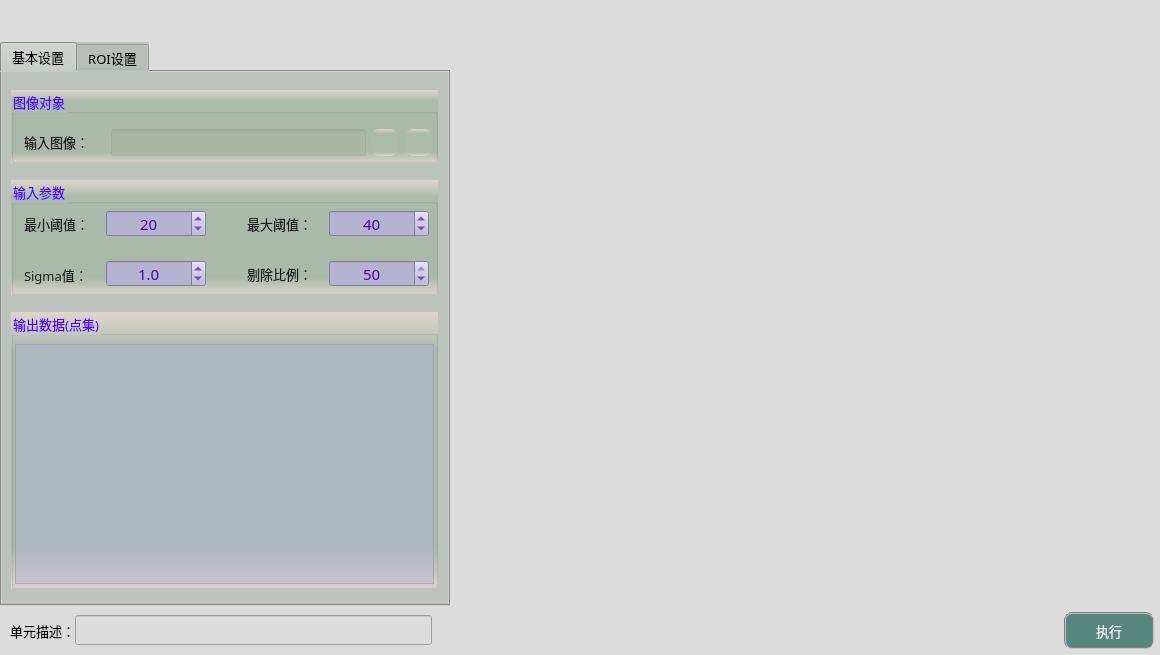
<?xml version="1.0" encoding="UTF-8"?>
<ui version="4.0">
 <class>frmGetContourPointsClass</class>
 <widget class="QDialog" name="frmGetContourPointsClass">
  <property name="geometry">
   <rect>
    <x>0</x>
    <y>0</y>
    <width>1160</width>
    <height>655</height>
   </rect>
  </property>
  <property name="sizePolicy">
   <sizepolicy hsizetype="Fixed" vsizetype="Fixed">
    <horstretch>0</horstretch>
    <verstretch>0</verstretch>
   </sizepolicy>
  </property>
  <property name="minimumSize">
   <size>
    <width>1160</width>
    <height>655</height>
   </size>
  </property>
  <property name="maximumSize">
   <size>
    <width>1160</width>
    <height>655</height>
   </size>
  </property>
  <property name="windowTitle">
   <string>获取边界点</string>
  </property>
  <property name="styleSheet">
   <string notr="true">background-color: rgb(220, 220, 220);</string>
  </property>
  <layout class="QGridLayout" name="gridLayout">
   <property name="leftMargin">
    <number>0</number>
   </property>
   <property name="topMargin">
    <number>0</number>
   </property>
   <property name="rightMargin">
    <number>0</number>
   </property>
   <property name="bottomMargin">
    <number>0</number>
   </property>
   <property name="spacing">
    <number>1</number>
   </property>
   <item row="3" column="0" colspan="3">
    <layout class="QHBoxLayout" name="horizontalLayout">
     <property name="spacing">
      <number>0</number>
     </property>
     <property name="bottomMargin">
      <number>6</number>
     </property>
     <item>
      <spacer name="horizontalSpacer">
       <property name="orientation">
        <enum>Qt::Horizontal</enum>
       </property>
       <property name="sizeType">
        <enum>QSizePolicy::Fixed</enum>
       </property>
       <property name="sizeHint" stdset="0">
        <size>
         <width>10</width>
         <height>20</height>
        </size>
       </property>
      </spacer>
     </item>
     <item>
      <widget class="QLabel" name="label_3">
       <property name="sizePolicy">
        <sizepolicy hsizetype="Fixed" vsizetype="Fixed">
         <horstretch>0</horstretch>
         <verstretch>0</verstretch>
        </sizepolicy>
       </property>
       <property name="maximumSize">
        <size>
         <width>83</width>
         <height>25</height>
        </size>
       </property>
       <property name="font">
        <font>
         <family>微软雅黑</family>
         <pointsize>10</pointsize>
        </font>
       </property>
       <property name="styleSheet">
        <string notr="true">background-color: rgba(255, 255, 255, 0);</string>
       </property>
       <property name="text">
        <string>单元描述：</string>
       </property>
      </widget>
     </item>
     <item>
      <widget class="QLineEdit" name="txtDescribe">
       <property name="sizePolicy">
        <sizepolicy hsizetype="Fixed" vsizetype="Fixed">
         <horstretch>0</horstretch>
         <verstretch>0</verstretch>
        </sizepolicy>
       </property>
       <property name="minimumSize">
        <size>
         <width>357</width>
         <height>30</height>
        </size>
       </property>
       <property name="maximumSize">
        <size>
         <width>16777215</width>
         <height>30</height>
        </size>
       </property>
       <property name="font">
        <font>
         <family>微软雅黑</family>
         <pointsize>10</pointsize>
        </font>
       </property>
      </widget>
     </item>
     <item>
      <spacer name="horizontalSpacer_8">
       <property name="orientation">
        <enum>Qt::Horizontal</enum>
       </property>
       <property name="sizeHint" stdset="0">
        <size>
         <width>40</width>
         <height>20</height>
        </size>
       </property>
      </spacer>
     </item>
     <item>
      <widget class="QPushButton" name="btnExecute">
       <property name="minimumSize">
        <size>
         <width>90</width>
         <height>37</height>
        </size>
       </property>
       <property name="font">
        <font>
         <family>微软雅黑</family>
         <pointsize>10</pointsize>
        </font>
       </property>
       <property name="styleSheet">
        <string notr="true">QWidget{ background-color: rgb(85, 135, 127);}
QWidget{ color: rgb(235, 235, 235);}
QWidget{ border: 2px groove gray;border-radius: 8px;padding: 2px 4px;}
QPushButton:hover{ background-color: rgb(85, 155, 127);}
QPushButton:pressed{background-color: rgb(85, 175, 127);}</string>
       </property>
       <property name="text">
        <string>执行</string>
       </property>
      </widget>
     </item>
     <item>
      <spacer name="horizontalSpacer_2">
       <property name="orientation">
        <enum>Qt::Horizontal</enum>
       </property>
       <property name="sizeType">
        <enum>QSizePolicy::Fixed</enum>
       </property>
       <property name="sizeHint" stdset="0">
        <size>
         <width>6</width>
         <height>20</height>
        </size>
       </property>
      </spacer>
     </item>
    </layout>
   </item>
   <item row="0" column="2">
    <spacer name="verticalSpacer">
     <property name="orientation">
      <enum>Qt::Vertical</enum>
     </property>
     <property name="sizeType">
      <enum>QSizePolicy::Fixed</enum>
     </property>
     <property name="sizeHint" stdset="0">
      <size>
       <width>20</width>
       <height>42</height>
      </size>
     </property>
    </spacer>
   </item>
   <item row="0" column="0">
    <spacer name="verticalSpacer_2">
     <property name="orientation">
      <enum>Qt::Vertical</enum>
     </property>
     <property name="sizeType">
      <enum>QSizePolicy::Fixed</enum>
     </property>
     <property name="sizeHint" stdset="0">
      <size>
       <width>20</width>
       <height>42</height>
      </size>
     </property>
    </spacer>
   </item>
   <item row="1" column="2">
    <layout class="QGridLayout" name="imageLayout">
     <property name="spacing">
      <number>1</number>
     </property>
    </layout>
   </item>
   <item row="1" column="1">
    <spacer name="horizontalSpacer_3">
     <property name="orientation">
      <enum>Qt::Horizontal</enum>
     </property>
     <property name="sizeType">
      <enum>QSizePolicy::Fixed</enum>
     </property>
     <property name="sizeHint" stdset="0">
      <size>
       <width>3</width>
       <height>20</height>
      </size>
     </property>
    </spacer>
   </item>
   <item row="2" column="0">
    <spacer name="verticalSpacer_4">
     <property name="orientation">
      <enum>Qt::Vertical</enum>
     </property>
     <property name="sizeType">
      <enum>QSizePolicy::Fixed</enum>
     </property>
     <property name="sizeHint" stdset="0">
      <size>
       <width>20</width>
       <height>5</height>
      </size>
     </property>
    </spacer>
   </item>
   <item row="1" column="0">
    <widget class="QTabWidget" name="tabWidget">
     <property name="sizePolicy">
      <sizepolicy hsizetype="Fixed" vsizetype="Expanding">
       <horstretch>0</horstretch>
       <verstretch>0</verstretch>
      </sizepolicy>
     </property>
     <property name="minimumSize">
      <size>
       <width>450</width>
       <height>550</height>
      </size>
     </property>
     <property name="maximumSize">
      <size>
       <width>16777215</width>
       <height>16777215</height>
      </size>
     </property>
     <property name="font">
      <font>
       <family>微软雅黑</family>
       <pointsize>10</pointsize>
      </font>
     </property>
     <property name="styleSheet">
      <string notr="true">background-color: #bcc2bc;</string>
     </property>
     <property name="currentIndex">
      <number>0</number>
     </property>
     <widget class="QWidget" name="tab">
      <attribute name="title">
       <string>基本设置</string>
      </attribute>
      <widget class="QGroupBox" name="groupCamera">
       <property name="geometry">
        <rect>
         <x>9</x>
         <y>18</y>
         <width>427</width>
         <height>73</height>
        </rect>
       </property>
       <property name="font">
        <font>
         <family>微软雅黑</family>
         <pointsize>10</pointsize>
        </font>
       </property>
       <property name="styleSheet">
        <string notr="true">background-color: qlineargradient(x1:0, y1:0, x2:0, y2:1, stop:0 #dfd5cf, stop: 0.15 #acbbac, stop: 0.85 #acbbac,stop:1 #dfd5cf);
color: rgb(85, 0, 255);</string>
       </property>
       <property name="title">
        <string>图像对象</string>
       </property>
       <widget class="QLabel" name="label_4">
        <property name="geometry">
         <rect>
          <x>13</x>
          <y>42</y>
          <width>79</width>
          <height>19</height>
         </rect>
        </property>
        <property name="font">
         <font>
          <family>微软雅黑</family>
          <pointsize>10</pointsize>
         </font>
        </property>
        <property name="styleSheet">
         <string notr="true">color: rgb(30, 30, 30);
background: transparent;</string>
        </property>
        <property name="text">
         <string>输入图像：</string>
        </property>
       </widget>
       <widget class="QLineEdit" name="txtLinkImage">
        <property name="geometry">
         <rect>
          <x>100</x>
          <y>39</y>
          <width>255</width>
          <height>27</height>
         </rect>
        </property>
        <property name="font">
         <font>
          <family>微软雅黑</family>
          <pointsize>10</pointsize>
         </font>
        </property>
        <property name="styleSheet">
         <string notr="true">color: rgb(0, 0, 200);
background-color: rgba(170, 170, 127,50);</string>
        </property>
        <property name="alignment">
         <set>Qt::AlignCenter</set>
        </property>
        <property name="readOnly">
         <bool>true</bool>
        </property>
       </widget>
       <widget class="QPushButton" name="btnLinkImage">
        <property name="geometry">
         <rect>
          <x>360</x>
          <y>39</y>
          <width>27</width>
          <height>27</height>
         </rect>
        </property>
        <property name="toolTip">
         <string>链接图像</string>
        </property>
        <property name="styleSheet">
         <string notr="true">QWidget{ border:none;border-radius: 8px;padding: 2px 4px;}
QPushButton:hover{ background-color: rgba(85, 150, 127, 100);}
QPushButton:pressed{background-color: rgba(85, 180, 127, 160);}</string>
        </property>
        <property name="text">
         <string/>
        </property>
        <property name="icon">
         <iconset resource="sub_res.qrc">
          <normaloff>:/resource/link.png</normaloff>:/resource/link.png</iconset>
        </property>
        <property name="iconSize">
         <size>
          <width>27</width>
          <height>27</height>
         </size>
        </property>
       </widget>
       <widget class="QPushButton" name="btnDelLinkImage">
        <property name="geometry">
         <rect>
          <x>394</x>
          <y>39</y>
          <width>27</width>
          <height>27</height>
         </rect>
        </property>
        <property name="toolTip">
         <string>删除图像链接</string>
        </property>
        <property name="styleSheet">
         <string notr="true">QWidget{ border:none;border-radius: 8px;padding: 2px 4px;}
QPushButton:hover{ background-color: rgba(226, 142, 162, 100);}
QPushButton:pressed{background-color: rgba(226, 172, 162, 200);}</string>
        </property>
        <property name="text">
         <string/>
        </property>
        <property name="icon">
         <iconset resource="sub_res.qrc">
          <normaloff>:/resource/del_link.png</normaloff>:/resource/del_link.png</iconset>
        </property>
        <property name="iconSize">
         <size>
          <width>27</width>
          <height>27</height>
         </size>
        </property>
       </widget>
      </widget>
      <widget class="QGroupBox" name="groupC2">
       <property name="geometry">
        <rect>
         <x>9</x>
         <y>108</y>
         <width>427</width>
         <height>115</height>
        </rect>
       </property>
       <property name="font">
        <font>
         <family>微软雅黑</family>
         <pointsize>10</pointsize>
        </font>
       </property>
       <property name="styleSheet">
        <string notr="true">background-color: qlineargradient(x1:0, y1:0, x2:0, y2:1, stop:0 #dfd5cf, stop: 0.15 #acbbac, stop: 0.85 #acbbac,stop:1 #dfd5cf);
color: rgb(85, 0, 255);</string>
       </property>
       <property name="title">
        <string>输入参数</string>
       </property>
       <widget class="QLabel" name="label_7">
        <property name="geometry">
         <rect>
          <x>13</x>
          <y>34</y>
          <width>79</width>
          <height>19</height>
         </rect>
        </property>
        <property name="font">
         <font>
          <family>微软雅黑</family>
          <pointsize>10</pointsize>
          <weight>50</weight>
          <bold>false</bold>
         </font>
        </property>
        <property name="styleSheet">
         <string notr="true">color: rgb(30, 30, 30);
background: transparent;</string>
        </property>
        <property name="text">
         <string>最小阈值：</string>
        </property>
       </widget>
       <widget class="QSpinBox" name="spinMaxThreshold">
        <property name="geometry">
         <rect>
          <x>318</x>
          <y>30</y>
          <width>100</width>
          <height>27</height>
         </rect>
        </property>
        <property name="font">
         <font>
          <family>微软雅黑</family>
          <pointsize>11</pointsize>
         </font>
        </property>
        <property name="toolTip">
         <string>cv::Canny</string>
        </property>
        <property name="styleSheet">
         <string notr="true">QWidget{color: rgb(85, 0, 155);background-color: rgb(180, 180, 210);}
QSpinBox::up-button{
    border:transparent;
}
QSpinBox::down-button{
    border:transparent;
}
QSpinBox::up-arrow{
    image:url(:/resource/up.png);
}
QSpinBox::down-arrow{
    image:url(:/resource/down.png);
}</string>
        </property>
        <property name="alignment">
         <set>Qt::AlignCenter</set>
        </property>
        <property name="minimum">
         <number>1</number>
        </property>
        <property name="maximum">
         <number>255</number>
        </property>
        <property name="value">
         <number>40</number>
        </property>
       </widget>
       <widget class="QLabel" name="label_8">
        <property name="geometry">
         <rect>
          <x>236</x>
          <y>34</y>
          <width>73</width>
          <height>19</height>
         </rect>
        </property>
        <property name="font">
         <font>
          <family>微软雅黑</family>
          <pointsize>10</pointsize>
          <weight>50</weight>
          <bold>false</bold>
         </font>
        </property>
        <property name="styleSheet">
         <string notr="true">color: rgb(30, 30, 30);
background: transparent;</string>
        </property>
        <property name="text">
         <string>最大阈值：</string>
        </property>
       </widget>
       <widget class="QSpinBox" name="spinMinThreshold">
        <property name="geometry">
         <rect>
          <x>95</x>
          <y>30</y>
          <width>100</width>
          <height>27</height>
         </rect>
        </property>
        <property name="font">
         <font>
          <family>微软雅黑</family>
          <pointsize>11</pointsize>
         </font>
        </property>
        <property name="toolTip">
         <string>cv::Canny</string>
        </property>
        <property name="styleSheet">
         <string notr="true">QWidget{color: rgb(85, 0, 155);background-color: rgb(180, 180, 210);}
QSpinBox::up-button{
    border:transparent;
}
QSpinBox::down-button{
    border:transparent;
}
QSpinBox::up-arrow{
    image:url(:/resource/up.png);
}
QSpinBox::down-arrow{
    image:url(:/resource/down.png);
}</string>
        </property>
        <property name="alignment">
         <set>Qt::AlignCenter</set>
        </property>
        <property name="minimum">
         <number>0</number>
        </property>
        <property name="maximum">
         <number>254</number>
        </property>
        <property name="value">
         <number>20</number>
        </property>
       </widget>
       <widget class="QDoubleSpinBox" name="spinSigma">
        <property name="geometry">
         <rect>
          <x>95</x>
          <y>80</y>
          <width>100</width>
          <height>27</height>
         </rect>
        </property>
        <property name="sizePolicy">
         <sizepolicy hsizetype="Fixed" vsizetype="Fixed">
          <horstretch>0</horstretch>
          <verstretch>0</verstretch>
         </sizepolicy>
        </property>
        <property name="minimumSize">
         <size>
          <width>100</width>
          <height>25</height>
         </size>
        </property>
        <property name="font">
         <font>
          <family>微软雅黑</family>
          <pointsize>11</pointsize>
         </font>
        </property>
        <property name="toolTip">
         <string>cv::GaussianBlur</string>
        </property>
        <property name="styleSheet">
         <string notr="true">QWidget{color: rgb(85, 0, 155);background-color: rgb(180, 180, 210);}
QDoubleSpinBox::up-button{
    border:transparent;
}
QDoubleSpinBox::down-button{
    border:transparent;
}
QDoubleSpinBox::up-arrow{
    image:url(:/resource/up.png);
}
QDoubleSpinBox::down-arrow{
    image:url(:/resource/down.png);
}</string>
        </property>
        <property name="alignment">
         <set>Qt::AlignCenter</set>
        </property>
        <property name="decimals">
         <number>1</number>
        </property>
        <property name="minimum">
         <double>0.100000000000000</double>
        </property>
        <property name="maximum">
         <double>3.000000000000000</double>
        </property>
        <property name="singleStep">
         <double>0.100000000000000</double>
        </property>
        <property name="value">
         <double>1.000000000000000</double>
        </property>
       </widget>
       <widget class="QLabel" name="label_9">
        <property name="geometry">
         <rect>
          <x>13</x>
          <y>84</y>
          <width>79</width>
          <height>21</height>
         </rect>
        </property>
        <property name="font">
         <font>
          <family>微软雅黑</family>
          <pointsize>10</pointsize>
          <weight>50</weight>
          <bold>false</bold>
         </font>
        </property>
        <property name="styleSheet">
         <string notr="true">color: rgb(30, 30, 30);
background: transparent;</string>
        </property>
        <property name="text">
         <string>Sigma值：</string>
        </property>
       </widget>
       <widget class="QLabel" name="label_10">
        <property name="geometry">
         <rect>
          <x>236</x>
          <y>84</y>
          <width>73</width>
          <height>19</height>
         </rect>
        </property>
        <property name="font">
         <font>
          <family>微软雅黑</family>
          <pointsize>10</pointsize>
          <weight>50</weight>
          <bold>false</bold>
         </font>
        </property>
        <property name="styleSheet">
         <string notr="true">color: rgb(30, 30, 30);
background: transparent;</string>
        </property>
        <property name="text">
         <string>剔除比例：</string>
        </property>
       </widget>
       <widget class="QSpinBox" name="spinCullRatio">
        <property name="geometry">
         <rect>
          <x>318</x>
          <y>80</y>
          <width>100</width>
          <height>27</height>
         </rect>
        </property>
        <property name="font">
         <font>
          <family>微软雅黑</family>
          <pointsize>11</pointsize>
         </font>
        </property>
        <property name="styleSheet">
         <string notr="true">QWidget{color: rgb(85, 0, 155);background-color: rgb(180, 180, 210);}
QSpinBox::up-button{
    border:transparent;
}
QSpinBox::down-button{
    border:transparent;
}
QSpinBox::up-arrow{
    image:url(:/resource/up.png);
}
QSpinBox::down-arrow{
    image:url(:/resource/down.png);
}</string>
        </property>
        <property name="alignment">
         <set>Qt::AlignCenter</set>
        </property>
        <property name="minimum">
         <number>0</number>
        </property>
        <property name="maximum">
         <number>50</number>
        </property>
        <property name="value">
         <number>50</number>
        </property>
       </widget>
       <zorder>label_8</zorder>
       <zorder>label_7</zorder>
       <zorder>spinMaxThreshold</zorder>
       <zorder>spinMinThreshold</zorder>
       <zorder>spinSigma</zorder>
       <zorder>label_9</zorder>
       <zorder>label_10</zorder>
       <zorder>spinCullRatio</zorder>
      </widget>
      <widget class="QGroupBox" name="groupC3">
       <property name="geometry">
        <rect>
         <x>9</x>
         <y>240</y>
         <width>427</width>
         <height>277</height>
        </rect>
       </property>
       <property name="font">
        <font>
         <family>微软雅黑</family>
         <pointsize>10</pointsize>
        </font>
       </property>
       <property name="styleSheet">
        <string notr="true">background-color: qlineargradient(x1:0, y1:0, x2:0, y2:1, stop:0 #dfd5cf, stop: 0.15 #acbbac, stop: 0.85 #acbbac,stop:1 #dfd5cf);
color: rgb(85, 0, 255);</string>
       </property>
       <property name="title">
        <string>输出数据(点集)</string>
       </property>
       <widget class="QTextEdit" name="txtMsg">
        <property name="geometry">
         <rect>
          <x>4</x>
          <y>32</y>
          <width>419</width>
          <height>240</height>
         </rect>
        </property>
        <property name="font">
         <font>
          <family>微软雅黑</family>
         </font>
        </property>
        <property name="styleSheet">
         <string notr="true">QTextEdit         
{
    background-color: rgba(180, 180, 215,120);    
    gridline-color: rgba(220, 220, 255,255);
    color: rgba(20, 20, 20,200);
}
QScrollBar:vertical{ 
		background:#FFFFF2;
		padding-top:20px;
		padding-bottom:20px;
		padding-left:2px;
		padding-right:2px;
		border-left:1px solid #d7d7d7;}
QScrollBar::handle:vertical{
		background:#dbdbdb;
		border-radius:6px;
		min-height:20px;}
QScrollBar::handle:vertical:hover{
		background:#d0d0d0;}
QScrollBar::add-line:vertical{
		background:url(:/resource/down.png) center no-repeat;}
QScrollBar::sub-line:vertical{
		background:url(:/resource/up.png) center no-repeat;}
QScrollBar:horizontal{ 
		background:#FFFFF2;
		padding-top:20px;
		padding-bottom:20px;
		padding-left:2px;
		padding-right:2px;
		border-left:1px solid #d7d7d7;}
QScrollBar::handle:horizontal{
		background:#dbdbdb;
		border-radius:6px;
		min-height:20px;}
QScrollBar::handle:horizontal:hover{
		background:#d0d0d0;}
QScrollBar::add-line:horizontal{
		background:url(:/resource/right.png) center no-repeat;}
QScrollBar::sub-line:horizontal{
		background:url(:/resource/left.png) center no-repeat;}</string>
        </property>
        <property name="readOnly">
         <bool>true</bool>
        </property>
       </widget>
      </widget>
     </widget>
     <widget class="QWidget" name="tab_2">
      <attribute name="title">
       <string>ROI设置</string>
      </attribute>
      <widget class="QGroupBox" name="groupCamera_8">
       <property name="geometry">
        <rect>
         <x>9</x>
         <y>18</y>
         <width>427</width>
         <height>179</height>
        </rect>
       </property>
       <property name="font">
        <font>
         <family>微软雅黑</family>
         <pointsize>10</pointsize>
        </font>
       </property>
       <property name="styleSheet">
        <string notr="true">background-color: qlineargradient(x1:0, y1:0, x2:0, y2:1, stop:0 #dfd5cf, stop: 0.15 #acbbac, stop: 0.85 #acbbac,stop:1 #dfd5cf);
color: rgb(85, 0, 255);</string>
       </property>
       <property name="title">
        <string>ROI对象</string>
       </property>
       <widget class="QCheckBox" name="checkUseROI">
        <property name="geometry">
         <rect>
          <x>13</x>
          <y>36</y>
          <width>93</width>
          <height>27</height>
         </rect>
        </property>
        <property name="sizePolicy">
         <sizepolicy hsizetype="Fixed" vsizetype="Fixed">
          <horstretch>0</horstretch>
          <verstretch>0</verstretch>
         </sizepolicy>
        </property>
        <property name="font">
         <font>
          <family>微软雅黑</family>
          <pointsize>10</pointsize>
         </font>
        </property>
        <property name="styleSheet">
         <string notr="true">QCheckBox{
    color: rgb(30, 30, 30);
	border-style: flat;
	background: transparent;
}
QCheckBox::indicator {
    width: 17px;
    height: 17px;    
}
QCheckBox::indicator::unchecked {
    image: url(:/resource/untick.png);
}
QCheckBox::indicator::checked {
    image: url(:/resource/tick.png);
};</string>
        </property>
        <property name="text">
         <string>使用ROI</string>
        </property>
        <property name="iconSize">
         <size>
          <width>22</width>
          <height>22</height>
         </size>
        </property>
       </widget>
       <widget class="QComboBox" name="comboROIShape">
        <property name="geometry">
         <rect>
          <x>130</x>
          <y>35</y>
          <width>95</width>
          <height>30</height>
         </rect>
        </property>
        <property name="font">
         <font>
          <family>微软雅黑</family>
          <pointsize>10</pointsize>
         </font>
        </property>
        <property name="styleSheet">
         <string notr="true">QComboBox {
    border: 1px solid gray;
    border-radius: 3px;  
    min-width: 5em;
    color: rgb(0, 0, 200);
	background-color: rgba(170, 170, 127,100);
}
QComboBox::drop-down {
    subcontrol-origin: padding;
    subcontrol-position: top right;
    width: 15px; 
    border-left-width: 1px;
    border-left-color: darkgray;
    border-left-style: solid;
    border-top-right-radius: 3px;
    border-bottom-right-radius: 3px;
}

QComboBox::down-arrow {
    image: url(:/resource/down.png);
} 
QComboBox::down-arrow:on {
    top: 1px;
    left: 1px;
}</string>
        </property>
        <item>
         <property name="text">
          <string>矩形</string>
         </property>
        </item>
        <item>
         <property name="text">
          <string>圆形</string>
         </property>
        </item>
       </widget>
       <widget class="QPushButton" name="btnAddROI">
        <property name="geometry">
         <rect>
          <x>270</x>
          <y>34</y>
          <width>66</width>
          <height>32</height>
         </rect>
        </property>
        <property name="sizePolicy">
         <sizepolicy hsizetype="Fixed" vsizetype="Fixed">
          <horstretch>0</horstretch>
          <verstretch>0</verstretch>
         </sizepolicy>
        </property>
        <property name="minimumSize">
         <size>
          <width>60</width>
          <height>30</height>
         </size>
        </property>
        <property name="font">
         <font>
          <family>微软雅黑</family>
          <pointsize>9</pointsize>
         </font>
        </property>
        <property name="styleSheet">
         <string notr="true">QWidget{ background-color: rgba(9, 42, 47, 200);}
QWidget{ color: rgb(235, 235, 235);}
QWidget{ border: 2px groove gray;border-radius: 5px;padding: 2px 4px;}
QPushButton:hover{ background-color: rgb(9, 62, 52);}
QPushButton:pressed{background-color: rgb(9, 82, 72);}</string>
        </property>
        <property name="text">
         <string>添加</string>
        </property>
       </widget>
       <widget class="QPushButton" name="btnDeleteROI">
        <property name="geometry">
         <rect>
          <x>350</x>
          <y>34</y>
          <width>66</width>
          <height>32</height>
         </rect>
        </property>
        <property name="minimumSize">
         <size>
          <width>60</width>
          <height>30</height>
         </size>
        </property>
        <property name="font">
         <font>
          <family>微软雅黑</family>
          <pointsize>9</pointsize>
         </font>
        </property>
        <property name="styleSheet">
         <string notr="true">QWidget{ background-color: rgba(97, 63, 56, 200);}
QWidget{ color: rgb(235, 235, 235);}
QWidget{ border: 2px groove gray;border-radius: 5px;padding: 2px 4px;}
QPushButton:hover{ background-color: rgb(97, 83, 76);}
QPushButton:pressed{background-color: rgb(117, 83, 96);}</string>
        </property>
        <property name="text">
         <string>删除</string>
        </property>
       </widget>
       <widget class="QCheckBox" name="checkViewROI">
        <property name="geometry">
         <rect>
          <x>13</x>
          <y>89</y>
          <width>93</width>
          <height>27</height>
         </rect>
        </property>
        <property name="sizePolicy">
         <sizepolicy hsizetype="Fixed" vsizetype="Fixed">
          <horstretch>0</horstretch>
          <verstretch>0</verstretch>
         </sizepolicy>
        </property>
        <property name="font">
         <font>
          <family>微软雅黑</family>
          <pointsize>10</pointsize>
         </font>
        </property>
        <property name="styleSheet">
         <string notr="true">QCheckBox{
    color: rgb(30, 30, 30);
	border-style: flat;
	background: transparent;
}
QCheckBox::indicator {
    width: 17px;
    height: 17px;    
}
QCheckBox::indicator::unchecked {
    image: url(:/resource/untick.png);
}
QCheckBox::indicator::checked {
    image: url(:/resource/tick.png);
};</string>
        </property>
        <property name="text">
         <string>显示ROI</string>
        </property>
        <property name="iconSize">
         <size>
          <width>22</width>
          <height>22</height>
         </size>
        </property>
       </widget>
       <widget class="QLabel" name="label_16">
        <property name="geometry">
         <rect>
          <x>183</x>
          <y>93</y>
          <width>79</width>
          <height>19</height>
         </rect>
        </property>
        <property name="font">
         <font>
          <family>微软雅黑</family>
          <pointsize>10</pointsize>
         </font>
        </property>
        <property name="styleSheet">
         <string notr="true">color: rgb(30, 30, 30);
background: transparent;</string>
        </property>
        <property name="text">
         <string>ROI宽度：</string>
        </property>
       </widget>
       <widget class="QLabel" name="label_17">
        <property name="geometry">
         <rect>
          <x>13</x>
          <y>144</y>
          <width>79</width>
          <height>19</height>
         </rect>
        </property>
        <property name="font">
         <font>
          <family>微软雅黑</family>
          <pointsize>10</pointsize>
         </font>
        </property>
        <property name="styleSheet">
         <string notr="true">color: rgb(30, 30, 30);
background: transparent;</string>
        </property>
        <property name="text">
         <string>ROI颜色：</string>
        </property>
       </widget>
       <widget class="QPushButton" name="btnRoiColor">
        <property name="geometry">
         <rect>
          <x>108</x>
          <y>140</y>
          <width>307</width>
          <height>27</height>
         </rect>
        </property>
        <property name="styleSheet">
         <string notr="true">border:none;
background-color: rgba(0, 255, 0);</string>
        </property>
        <property name="text">
         <string/>
        </property>
       </widget>
       <widget class="QSpinBox" name="spinRoiW">
        <property name="geometry">
         <rect>
          <x>270</x>
          <y>89</y>
          <width>146</width>
          <height>27</height>
         </rect>
        </property>
        <property name="font">
         <font>
          <family>微软雅黑</family>
          <pointsize>11</pointsize>
         </font>
        </property>
        <property name="styleSheet">
         <string notr="true">QWidget{color: rgb(85, 0, 255);background-color: rgb(180, 180, 210);}
QSpinBox::up-button{
    border:transparent;
}
QSpinBox::down-button{
    border:transparent;
}
QSpinBox::up-arrow{
    image:url(:/resource/up.png);
}
QSpinBox::down-arrow{
    image:url(:/resource/down.png);
}</string>
        </property>
        <property name="alignment">
         <set>Qt::AlignCenter</set>
        </property>
        <property name="minimum">
         <number>1</number>
        </property>
        <property name="maximum">
         <number>100</number>
        </property>
        <property name="value">
         <number>2</number>
        </property>
       </widget>
      </widget>
     </widget>
    </widget>
   </item>
  </layout>
 </widget>
 <layoutdefault spacing="6" margin="11"/>
 <resources>
  <include location="sub_res.qrc"/>
  <include location="sub_res.qrc"/>
  <include location="../../DetectIdentify/ColorIdentify/sub_res.qrc"/>
 </resources>
 <connections/>
</ui>
